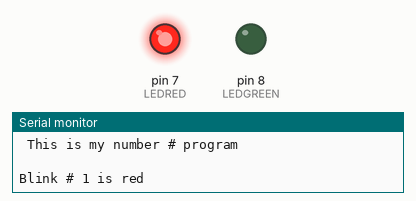
Bench run of a sketch on a simulated Arduino Uno, built with avr-gcc and run on an emulated ATmega328P. Shown: output pins drawn as LEDs (lit = HIGH), the last lines printed to the serial monitor.

Above: at 0.5 s.
At 7.5 s:
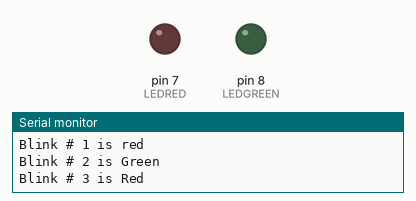
At 14.5 s:
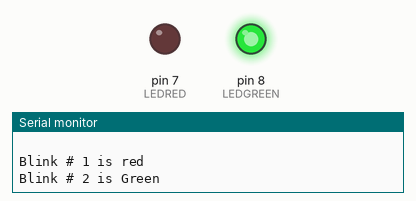
Timing chart, 0 to 15.6 s (numbered marks = the images above):
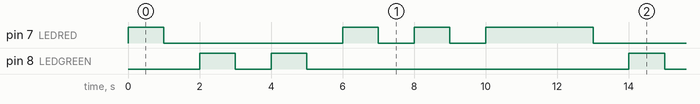

Measured:
- by itself, pin 7 (LEDRED): repeats every 12.0 s: LOW 5.0 s, 2 × (HIGH 1.0 s, LOW 1.0 s), HIGH 3.0 s
- by itself, pin 8 (LEDGREEN): repeats every 12.0 s: LOW 1.0 s, HIGH 1.0 s, LOW 9.0 s, HIGH 1.0 s
- by itself, everything shown: repeats every 12.0 s, in 10 steps

The sketch:

group_wok.ino
```cpp
int LEDRED = 7;
int LEDGREEN  = 8;


void setup() {
  Serial.begin(9600);
 pinMode ( LEDRED,OUTPUT);
 pinMode (LEDGREEN,OUTPUT);
 Serial.println(" This is my number # program");
 Serial.println(" ");
 // put your setup code here, to run once:

}

void loop() {
  Serial.println("Blink # 1 is red");
  digitalWrite (LEDRED,HIGH);
  delay(1000);
  digitalWrite (LEDRED,LOW);
  delay(1000);


  Serial.println("Blink # 2 is Green");
  digitalWrite (LEDGREEN,HIGH);
  delay(1000);
  digitalWrite (LEDGREEN,LOW);
  delay(1000);


  digitalWrite (LEDGREEN,HIGH);
  delay(1000);
  digitalWrite (LEDGREEN,LOW);
  delay(1000);


   Serial.println("Blink # 3 is Red");
  digitalWrite (LEDRED,HIGH);
  delay(1000);
  digitalWrite (LEDRED,LOW);
  delay(1000);

  digitalWrite (LEDRED,HIGH);
  delay(1000);
  digitalWrite(LEDRED,LOW);
  delay(1000);

  digitalWrite(LEDRED,HIGH);
  delay(1000);
  digitalWrite (LEDRED,HIGH);
  delay(1000);

  Serial.println(" ");
  // put your main code here, to run repeatedly:

}
```
